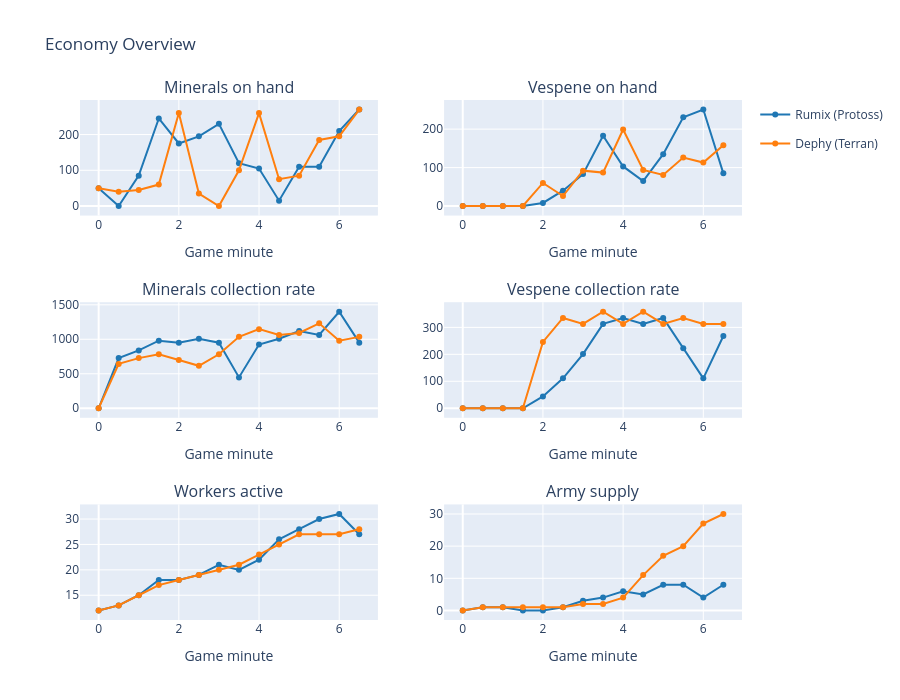

Write notebook code for a chart like this one.
### Code cell
fig = make_subplots(
    rows=3, cols=2,
    subplot_titles=[
        'Minerals on hand', 'Vespene on hand',
        'Minerals collection rate', 'Vespene collection rate',
        'Workers active', 'Army supply',
    ]
)

metrics = [
    ('minerals_current',         1, 1),
    ('vespene_current',          1, 2),
    ('minerals_collection_rate', 2, 1),
    ('vespene_collection_rate',  2, 2),
    ('workers_active',           3, 1),
    ('army_supply',              3, 2),
]

colors = ['#1f77b4', '#ff7f0e']
shown_in_legend = set()

for col_name, row, col in metrics:
    for i, (pid, grp) in enumerate(snap.groupby('player_id')):
        label = player_label(pid)
        show_legend = label not in shown_in_legend
        fig.add_trace(
            go.Scatter(
                x=grp['minute'], y=grp[col_name],
                name=label,
                line=dict(color=colors[i % 2]),
                legendgroup=label,
                showlegend=show_legend,
            ),
            row=row, col=col
        )
        shown_in_legend.add(label)

fig.update_layout(
    height=700,
    title_text='Economy Overview',
    hovermode='x unified',
)
fig.update_xaxes(title_text='Game minute')
fig.show()

### Figure 1 — Plotly figure (JSON) as saved in the notebook; plotly's stock layout.template omitted (floating-point values rounded to 4 significant figures)
{"data": [{"legendgroup": "Rumix (Protoss)", "line": {"color": "#1f77b4"}, "name": "Rumix (Protoss)", "showlegend": true, "type": "scatter", "x": [0.0, 0.5, 1.0, 1.5, 2.0, 2.5, 3.0, 3.5, 4.0, 4.5, 5.0, 5.5, 6.0, 6.5], "xaxis": "x", "y": [50, 0, 85, 245, 175, 195, 230, 120, 105, 15, 110, 110, 210, 270], "yaxis": "y"}, {"legendgroup": "Dephy (Terran)", "line": {"color": "#ff7f0e"}, "name": "Dephy (Terran)", "showlegend": true, "type": "scatter", "x": [0.0, 0.5, 1.0, 1.5, 2.0, 2.5, 3.0, 3.5, 4.0, 4.5, 5.0, 5.5, 6.0, 6.5], "xaxis": "x", "y": [50, 40, 45, 60, 260, 35, 0, 100, 260, 75, 85, 185, 195, 270], "yaxis": "y"}, {"legendgroup": "Rumix (Protoss)", "line": {"color": "#1f77b4"}, "name": "Rumix (Protoss)", "showlegend": false, "type": "scatter", "x": [0.0, 0.5, 1.0, 1.5, 2.0, 2.5, 3.0, 3.5, 4.0, 4.5, 5.0, 5.5, 6.0, 6.5], "xaxis": "x2", "y": [0, 0, 0, 0, 8, 40, 83, 183, 103, 65, 135, 231, 251, 85], "yaxis": "y2"}, {"legendgroup": "Dephy (Terran)", "line": {"color": "#ff7f0e"}, "name": "Dephy (Terran)", "showlegend": false, "type": "scatter", "x": [0.0, 0.5, 1.0, 1.5, 2.0, 2.5, 3.0, 3.5, 4.0, 4.5, 5.0, 5.5, 6.0, 6.5], "xaxis": "x2", "y": [0, 0, 0, 0, 60, 26, 92, 87, 199, 94, 81, 126, 113, 158], "yaxis": "y2"}, {"legendgroup": "Rumix (Protoss)", "line": {"color": "#1f77b4"}, "name": "Rumix (Protoss)", "showlegend": false, "type": "scatter", "x": [0.0, 0.5, 1.0, 1.5, 2.0, 2.5, 3.0, 3.5, 4.0, 4.5, 5.0, 5.5, 6.0, 6.5], "xaxis": "x3", "y": [0, 727, 839, 979, 951, 1007, 951, 447, 923, 1007, 1119, 1063, 1399, 951], "yaxis": "y3"}, {"legendgroup": "Dephy (Terran)", "line": {"color": "#ff7f0e"}, "name": "Dephy (Terran)", "showlegend": false, "type": "scatter", "x": [0.0, 0.5, 1.0, 1.5, 2.0, 2.5, 3.0, 3.5, 4.0, 4.5, 5.0, 5.5, 6.0, 6.5], "xaxis": "x3", "y": [0, 643, 727, 783, 699, 615, 783, 1035, 1147, 1063, 1091, 1231, 979, 1035], "yaxis": "y3"}, {"legendgroup": "Rumix (Protoss)", "line": {"color": "#1f77b4"}, "name": "Rumix (Protoss)", "showlegend": false, "type": "scatter", "x": [0.0, 0.5, 1.0, 1.5, 2.0, 2.5, 3.0, 3.5, 4.0, 4.5, 5.0, 5.5, 6.0, 6.5], "xaxis": "x4", "y": [0, 0, 0, 0, 44, 111, 201, 313, 335, 313, 335, 223, 111, 268], "yaxis": "y4"}, {"legendgroup": "Dephy (Terran)", "line": {"color": "#ff7f0e"}, "name": "Dephy (Terran)", "showlegend": false, "type": "scatter", "x": [0.0, 0.5, 1.0, 1.5, 2.0, 2.5, 3.0, 3.5, 4.0, 4.5, 5.0, 5.5, 6.0, 6.5], "xaxis": "x4", "y": [0, 0, 0, 0, 246, 335, 313, 358, 313, 358, 313, 335, 313, 313], "yaxis": "y4"}, {"legendgroup": "Rumix (Protoss)", "line": {"color": "#1f77b4"}, "name": "Rumix (Protoss)", "showlegend": false, "type": "scatter", "x": [0.0, 0.5, 1.0, 1.5, 2.0, 2.5, 3.0, 3.5, 4.0, 4.5, 5.0, 5.5, 6.0, 6.5], "xaxis": "x5", "y": [12, 13, 15, 18, 18, 19, 21, 20, 22, 26, 28, 30, 31, 27], "yaxis": "y5"}, {"legendgroup": "Dephy (Terran)", "line": {"color": "#ff7f0e"}, "name": "Dephy (Terran)", "showlegend": false, "type": "scatter", "x": [0.0, 0.5, 1.0, 1.5, 2.0, 2.5, 3.0, 3.5, 4.0, 4.5, 5.0, 5.5, 6.0, 6.5], "xaxis": "x5", "y": [12, 13, 15, 17, 18, 19, 20, 21, 23, 25, 27, 27, 27, 28], "yaxis": "y5"}, {"legendgroup": "Rumix (Protoss)", "line": {"color": "#1f77b4"}, "name": "Rumix (Protoss)", "showlegend": false, "type": "scatter", "x": [0.0, 0.5, 1.0, 1.5, 2.0, 2.5, 3.0, 3.5, 4.0, 4.5, 5.0, 5.5, 6.0, 6.5], "xaxis": "x6", "y": [0.0, 1.0, 1.0, 0.0, 0.0, 1.0, 3.0, 4.0, 6.0, 5.0, 8.0, 8.0, 4.0, 8.0], "yaxis": "y6"}, {"legendgroup": "Dephy (Terran)", "line": {"color": "#ff7f0e"}, "name": "Dephy (Terran)", "showlegend": false, "type": "scatter", "x": [0.0, 0.5, 1.0, 1.5, 2.0, 2.5, 3.0, 3.5, 4.0, 4.5, 5.0, 5.5, 6.0, 6.5], "xaxis": "x6", "y": [0.0, 1.0, 1.0, 1.0, 1.0, 1.0, 2.0, 2.0, 4.0, 11.0, 17.0, 20.0, 27.0, 30.0], "yaxis": "y6"}], "layout": {"annotations": [{"font": {"size": 16}, "showarrow": false, "text": "Minerals on hand", "x": 0.225, "xanchor": "center", "xref": "paper", "y": 1, "yanchor": "bottom", "yref": "paper"}, {"font": {"size": 16}, "showarrow": false, "text": "Vespene on hand", "x": 0.775, "xanchor": "center", "xref": "paper", "y": 1, "yanchor": "bottom", "yref": "paper"}, {"font": {"size": 16}, "showarrow": false, "text": "Minerals collection rate", "x": 0.225, "xanchor": "center", "xref": "paper", "y": 0.6111, "yanchor": "bottom", "yref": "paper"}, {"font": {"size": 16}, "showarrow": false, "text": "Vespene collection rate", "x": 0.775, "xanchor": "center", "xref": "paper", "y": 0.6111, "yanchor": "bottom", "yref": "paper"}, {"font": {"size": 16}, "showarrow": false, "text": "Workers active", "x": 0.225, "xanchor": "center", "xref": "paper", "y": 0.2222, "yanchor": "bottom", "yref": "paper"}, {"font": {"size": 16}, "showarrow": false, "text": "Army supply", "x": 0.775, "xanchor": "center", "xref": "paper", "y": 0.2222, "yanchor": "bottom", "yref": "paper"}], "height": 700, "hovermode": "x unified", "title": {"text": "Economy Overview"}, "xaxis": {"anchor": "y", "domain": [0, 0.45], "title": {"text": "Game minute"}}, "xaxis2": {"anchor": "y2", "domain": [0.55, 1], "title": {"text": "Game minute"}}, "xaxis3": {"anchor": "y3", "domain": [0, 0.45], "title": {"text": "Game minute"}}, "xaxis4": {"anchor": "y4", "domain": [0.55, 1], "title": {"text": "Game minute"}}, "xaxis5": {"anchor": "y5", "domain": [0, 0.45], "title": {"text": "Game minute"}}, "xaxis6": {"anchor": "y6", "domain": [0.55, 1], "title": {"text": "Game minute"}}, "yaxis": {"anchor": "x", "domain": [0.7778, 1]}, "yaxis2": {"anchor": "x2", "domain": [0.7778, 1]}, "yaxis3": {"anchor": "x3", "domain": [0.3889, 0.6111]}, "yaxis4": {"anchor": "x4", "domain": [0.3889, 0.6111]}, "yaxis5": {"anchor": "x5", "domain": [0, 0.2222]}, "yaxis6": {"anchor": "x6", "domain": [0, 0.2222]}}}
